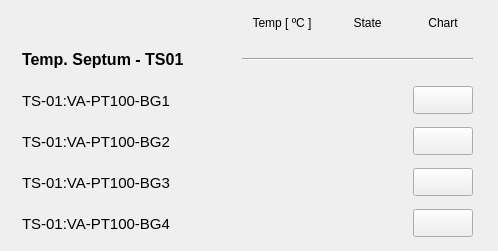
   <widget class="QWidget" name="scrollAreaWidgetContents_3">
    <property name="geometry">
     <rect>
      <x>0</x>
      <y>0</y>
      <width>498</width>
      <height>251</height>
     </rect>
    </property>
    <widget class="QWidget" name="layoutWidget">
     <property name="geometry">
      <rect>
       <x>8</x>
       <y>10</y>
       <width>481</width>
       <height>231</height>
      </rect>
     </property>
     <layout class="QGridLayout" name="gridLayout">
      <item row="0" column="1">
       <widget class="PyDMLabel" name="PyDMLabel_39">
        <property name="toolTip">
         <string/>
        </property>
        <property name="text">
         <string>Temp [ ºC ]</string>
        </property>
        <property name="alignment">
         <set>Qt::AlignCenter</set>
        </property>
       </widget>
      </item>
      <item row="0" column="2">
       <widget class="PyDMLabel" name="PyDMLabel_35">
        <property name="toolTip">
         <string/>
        </property>
        <property name="text">
         <string>State</string>
        </property>
        <property name="alignment">
         <set>Qt::AlignCenter</set>
        </property>
       </widget>
      </item>
      <item row="0" column="3">
       <widget class="PyDMLabel" name="PyDMLabel_53">
        <property name="toolTip">
         <string/>
        </property>
        <property name="text">
         <string>Chart</string>
        </property>
        <property name="alignment">
         <set>Qt::AlignCenter</set>
        </property>
       </widget>
      </item>
      <item row="1" column="0">
       <widget class="PyDMLabel" name="PyDMLabel_58">
        <property name="minimumSize">
         <size>
          <width>200</width>
          <height>35</height>
         </size>
        </property>
        <property name="maximumSize">
         <size>
          <width>160</width>
          <height>16777215</height>
         </size>
        </property>
        <property name="font">
         <font>
          <pointsize>12</pointsize>
          <weight>75</weight>
          <bold>true</bold>
         </font>
        </property>
        <property name="toolTip">
         <string/>
        </property>
        <property name="text">
         <string>Temp. Septum - TS01</string>
        </property>
       </widget>
      </item>
      <item row="1" column="1" colspan="3">
       <widget class="Line" name="line_4">
        <property name="sizeIncrement">
         <size>
          <width>0</width>
          <height>0</height>
         </size>
        </property>
        <property name="baseSize">
         <size>
          <width>0</width>
          <height>0</height>
         </size>
        </property>
        <property name="autoFillBackground">
         <bool>false</bool>
        </property>
        <property name="frameShadow">
         <enum>QFrame::Sunken</enum>
        </property>
        <property name="lineWidth">
         <number>1</number>
        </property>
        <property name="midLineWidth">
         <number>0</number>
        </property>
        <property name="orientation">
         <enum>Qt::Horizontal</enum>
        </property>
       </widget>
      </item>
      <item row="2" column="0">
       <widget class="PyDMLabel" name="PyDMLabel_66">
        <property name="minimumSize">
         <size>
          <width>200</width>
          <height>35</height>
         </size>
        </property>
        <property name="maximumSize">
         <size>
          <width>200</width>
          <height>16777215</height>
         </size>
        </property>
        <property name="font">
         <font>
          <pointsize>11</pointsize>
         </font>
        </property>
        <property name="toolTip">
         <string/>
        </property>
        <property name="text">
         <string>TS-01:VA-PT100-BG1</string>
        </property>
       </widget>
      </item>
      <item row="2" column="1">
       <widget class="PyDMLabel" name="PyDMLabel_40">
        <property name="enabled">
         <bool>true</bool>
        </property>
        <property name="minimumSize">
         <size>
          <width>80</width>
          <height>30</height>
         </size>
        </property>
        <property name="maximumSize">
         <size>
          <width>80</width>
          <height>30</height>
         </size>
        </property>
        <property name="toolTip">
         <string/>
        </property>
        <property name="accessibleDescription">
         <string/>
        </property>
        <property name="layoutDirection">
         <enum>Qt::LeftToRight</enum>
        </property>
        <property name="autoFillBackground">
         <bool>false</bool>
        </property>
        <property name="styleSheet">
         <string notr="true"/>
        </property>
        <property name="frameShape">
         <enum>QFrame::NoFrame</enum>
        </property>
        <property name="frameShadow">
         <enum>QFrame::Sunken</enum>
        </property>
        <property name="alignment">
         <set>Qt::AlignRight|Qt::AlignTrailing|Qt::AlignVCenter</set>
        </property>
        <property name="precision" stdset="0">
         <number>2</number>
        </property>
        <property name="precisionFromPV" stdset="0">
         <bool>false</bool>
        </property>
        <property name="channel" stdset="0">
         <string>TS-01:VA-PT100-BG1:Temp-Mon</string>
        </property>
       </widget>
      </item>
      <item row="2" column="2">
       <widget class="QLed" name="led_ltsbg1">
        <property name="enabled">
         <bool>true</bool>
        </property>
        <property name="sizePolicy">
         <sizepolicy hsizetype="Maximum" vsizetype="Maximum">
          <horstretch>0</horstretch>
          <verstretch>0</verstretch>
         </sizepolicy>
        </property>
        <property name="minimumSize">
         <size>
          <width>51</width>
          <height>35</height>
         </size>
        </property>
        <property name="maximumSize">
         <size>
          <width>51</width>
          <height>35</height>
         </size>
        </property>
        <property name="toolTip">
         <string/>
        </property>
        <property name="state">
         <bool>false</bool>
        </property>
        <property name="onColor">
         <color>
          <red>0</red>
          <green>140</green>
          <blue>0</blue>
         </color>
        </property>
        <property name="shape">
         <enum>QLed::Circle</enum>
        </property>
       </widget>
      </item>
      <item row="2" column="3">
       <widget class="PyDMPushButton" name="PyDMPushButton_13">
        <property name="minimumSize">
         <size>
          <width>60</width>
          <height>28</height>
         </size>
        </property>
        <property name="maximumSize">
         <size>
          <width>60</width>
          <height>28</height>
         </size>
        </property>
        <property name="toolTip">
         <string/>
        </property>
       </widget>
      </item>
      <item row="3" column="0">
       <widget class="PyDMLabel" name="PyDMLabel_33">
        <property name="minimumSize">
         <size>
          <width>200</width>
          <height>0</height>
         </size>
        </property>
        <property name="maximumSize">
         <size>
          <width>200</width>
          <height>16777215</height>
         </size>
        </property>
        <property name="font">
         <font>
          <pointsize>11</pointsize>
         </font>
        </property>
        <property name="toolTip">
         <string/>
        </property>
        <property name="text">
         <string>TS-01:VA-PT100-BG2</string>
        </property>
       </widget>
      </item>
      <item row="3" column="1">
       <widget class="PyDMLabel" name="PyDMLabel_67">
        <property name="enabled">
         <bool>true</bool>
        </property>
        <property name="minimumSize">
         <size>
          <width>80</width>
          <height>30</height>
         </size>
        </property>
        <property name="maximumSize">
         <size>
          <width>80</width>
          <height>30</height>
         </size>
        </property>
        <property name="toolTip">
         <string/>
        </property>
        <property name="accessibleDescription">
         <string/>
        </property>
        <property name="layoutDirection">
         <enum>Qt::LeftToRight</enum>
        </property>
        <property name="autoFillBackground">
         <bool>false</bool>
        </property>
        <property name="styleSheet">
         <string notr="true"/>
        </property>
        <property name="frameShape">
         <enum>QFrame::NoFrame</enum>
        </property>
        <property name="frameShadow">
         <enum>QFrame::Sunken</enum>
        </property>
        <property name="alignment">
         <set>Qt::AlignRight|Qt::AlignTrailing|Qt::AlignVCenter</set>
        </property>
        <property name="precision" stdset="0">
         <number>2</number>
        </property>
        <property name="precisionFromPV" stdset="0">
         <bool>false</bool>
        </property>
        <property name="channel" stdset="0">
         <string>TS-01:VA-PT100-BG2:Temp-Mon</string>
        </property>
       </widget>
      </item>
      <item row="3" column="2">
       <widget class="QLed" name="led_ltsbg2">
        <property name="sizePolicy">
         <sizepolicy hsizetype="Maximum" vsizetype="Maximum">
          <horstretch>0</horstretch>
          <verstretch>0</verstretch>
         </sizepolicy>
        </property>
        <property name="minimumSize">
         <size>
          <width>51</width>
          <height>35</height>
         </size>
        </property>
        <property name="maximumSize">
         <size>
          <width>51</width>
          <height>35</height>
         </size>
        </property>
        <property name="toolTip">
         <string/>
        </property>
        <property name="state">
         <bool>false</bool>
        </property>
        <property name="onColor">
         <color>
          <red>0</red>
          <green>140</green>
          <blue>0</blue>
         </color>
        </property>
        <property name="shape">
         <enum>QLed::Circle</enum>
        </property>
       </widget>
      </item>
      <item row="3" column="3">
       <widget class="PyDMPushButton" name="PyDMPushButton_14">
        <property name="minimumSize">
         <size>
          <width>60</width>
          <height>28</height>
         </size>
        </property>
        <property name="maximumSize">
         <size>
          <width>60</width>
          <height>28</height>
         </size>
        </property>
        <property name="toolTip">
         <string/>
        </property>
       </widget>
      </item>
      <item row="4" column="0">
       <widget class="PyDMLabel" name="pv02raps01_2">
        <property name="minimumSize">
         <size>
          <width>200</width>
          <height>0</height>
         </size>
        </property>
        <property name="maximumSize">
         <size>
          <width>135</width>
          <height>16777215</height>
         </size>
        </property>
        <property name="font">
         <font>
          <pointsize>11</pointsize>
         </font>
        </property>
        <property name="toolTip">
         <string/>
        </property>
        <property name="text">
         <string>TS-01:VA-PT100-BG3</string>
        </property>
       </widget>
      </item>
      <item row="4" column="1">
       <widget class="PyDMLabel" name="PyDMLabel_76">
        <property name="enabled">
         <bool>true</bool>
        </property>
        <property name="minimumSize">
         <size>
          <width>80</width>
          <height>30</height>
         </size>
        </property>
        <property name="maximumSize">
         <size>
          <width>80</width>
          <height>30</height>
         </size>
        </property>
        <property name="toolTip">
         <string/>
        </property>
        <property name="accessibleDescription">
         <string/>
        </property>
        <property name="layoutDirection">
         <enum>Qt::LeftToRight</enum>
        </property>
        <property name="autoFillBackground">
         <bool>false</bool>
        </property>
        <property name="styleSheet">
         <string notr="true"/>
        </property>
        <property name="frameShape">
         <enum>QFrame::NoFrame</enum>
        </property>
        <property name="frameShadow">
         <enum>QFrame::Sunken</enum>
        </property>
        <property name="alignment">
         <set>Qt::AlignRight|Qt::AlignTrailing|Qt::AlignVCenter</set>
        </property>
        <property name="precision" stdset="0">
         <number>2</number>
        </property>
        <property name="precisionFromPV" stdset="0">
         <bool>false</bool>
        </property>
        <property name="channel" stdset="0">
         <string>TS-01:VA-PT100-BG3:Temp-Mon</string>
        </property>
       </widget>
      </item>
      <item row="4" column="2">
       <widget class="QLed" name="led_ltsbg3">
        <property name="sizePolicy">
         <sizepolicy hsizetype="Maximum" vsizetype="Maximum">
          <horstretch>0</horstretch>
          <verstretch>0</verstretch>
         </sizepolicy>
        </property>
        <property name="minimumSize">
         <size>
          <width>51</width>
          <height>35</height>
         </size>
        </property>
        <property name="maximumSize">
         <size>
          <width>51</width>
          <height>35</height>
         </size>
        </property>
        <property name="toolTip">
         <string/>
        </property>
        <property name="state">
         <bool>false</bool>
        </property>
        <property name="onColor">
         <color>
          <red>0</red>
          <green>140</green>
          <blue>0</blue>
         </color>
        </property>
        <property name="shape">
         <enum>QLed::Circle</enum>
        </property>
       </widget>
      </item>
      <item row="4" column="3">
       <widget class="PyDMPushButton" name="PyDMPushButton_17">
        <property name="minimumSize">
         <size>
          <width>60</width>
          <height>28</height>
         </size>
        </property>
        <property name="maximumSize">
         <size>
          <width>60</width>
          <height>28</height>
         </size>
        </property>
        <property name="toolTip">
         <string/>
        </property>
       </widget>
      </item>
      <item row="5" column="0">
       <widget class="PyDMLabel" name="pv02raps02_2">
        <property name="minimumSize">
         <size>
          <width>200</width>
          <height>0</height>
         </size>
        </property>
        <property name="maximumSize">
         <size>
          <width>135</width>
          <height>16777215</height>
         </size>
        </property>
        <property name="font">
         <font>
          <pointsize>11</pointsize>
         </font>
        </property>
        <property name="toolTip">
         <string/>
        </property>
        <property name="text">
         <string>TS-01:VA-PT100-BG4</string>
        </property>
       </widget>
      </item>
      <item row="5" column="1">
       <widget class="PyDMLabel" name="PyDMLabel_77">
        <property name="enabled">
         <bool>true</bool>
        </property>
        <property name="minimumSize">
         <size>
          <width>80</width>
          <height>30</height>
         </size>
        </property>
        <property name="maximumSize">
         <size>
          <width>80</width>
          <height>30</height>
         </size>
        </property>
        <property name="toolTip">
         <string/>
        </property>
        <property name="accessibleDescription">
         <string/>
        </property>
        <property name="layoutDirection">
         <enum>Qt::LeftToRight</enum>
        </property>
        <property name="autoFillBackground">
         <bool>false</bool>
        </property>
        <property name="styleSheet">
         <string notr="true"/>
        </property>
        <property name="frameShape">
         <enum>QFrame::NoFrame</enum>
        </property>
        <property name="frameShadow">
         <enum>QFrame::Sunken</enum>
        </property>
        <property name="alignment">
         <set>Qt::AlignRight|Qt::AlignTrailing|Qt::AlignVCenter</set>
        </property>
        <property name="precision" stdset="0">
         <number>2</number>
        </property>
        <property name="showUnits" stdset="0">
         <bool>false</bool>
        </property>
        <property name="precisionFromPV" stdset="0">
         <bool>false</bool>
        </property>
        <property name="channel" stdset="0">
         <string>TS-01:VA-PT100-BG4:Temp-Mon</string>
        </property>
       </widget>
      </item>
      <item row="5" column="2">
       <widget class="QLed" name="led_ltsbg4">
        <property name="enabled">
         <bool>true</bool>
        </property>
        <property name="sizePolicy">
         <sizepolicy hsizetype="Maximum" vsizetype="Maximum">
          <horstretch>0</horstretch>
          <verstretch>0</verstretch>
         </sizepolicy>
        </property>
        <property name="minimumSize">
         <size>
          <width>51</width>
          <height>35</height>
         </size>
        </property>
        <property name="maximumSize">
         <size>
          <width>51</width>
          <height>35</height>
         </size>
        </property>
        <property name="toolTip">
         <string/>
        </property>
        <property name="state">
         <bool>false</bool>
        </property>
        <property name="onColor">
         <color>
          <red>0</red>
          <green>140</green>
          <blue>0</blue>
         </color>
        </property>
        <property name="shape">
         <enum>QLed::Circle</enum>
        </property>
       </widget>
      </item>
      <item row="5" column="3">
       <widget class="PyDMPushButton" name="PyDMPushButton_18">
        <property name="minimumSize">
         <size>
          <width>60</width>
          <height>28</height>
         </size>
        </property>
        <property name="maximumSize">
         <size>
          <width>60</width>
          <height>28</height>
         </size>
        </property>
        <property name="toolTip">
         <string/>
        </property>
       </widget>
      </item>
     </layout>
    </widget>
   </widget>
